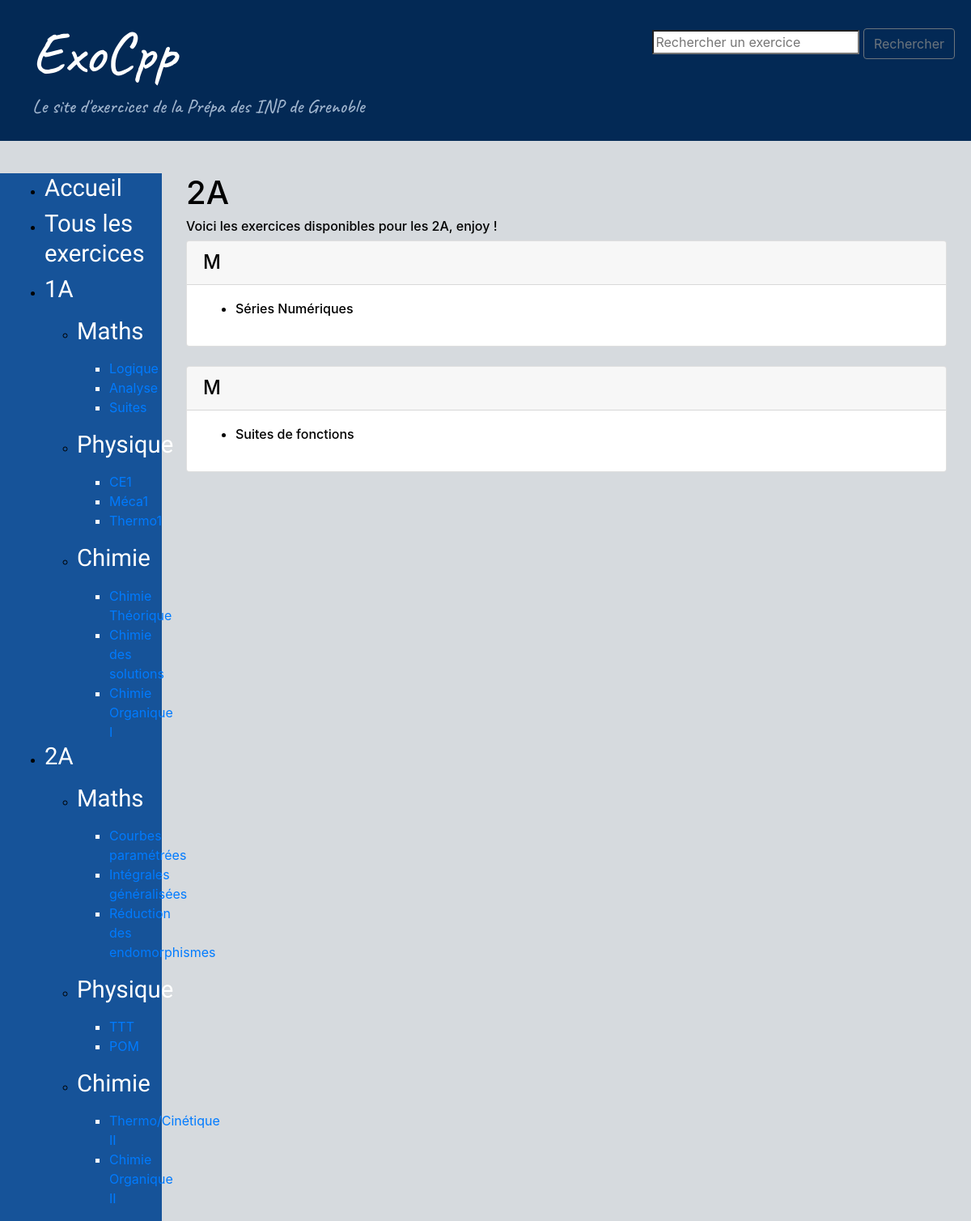
The page /2A on the database as committed earlier.
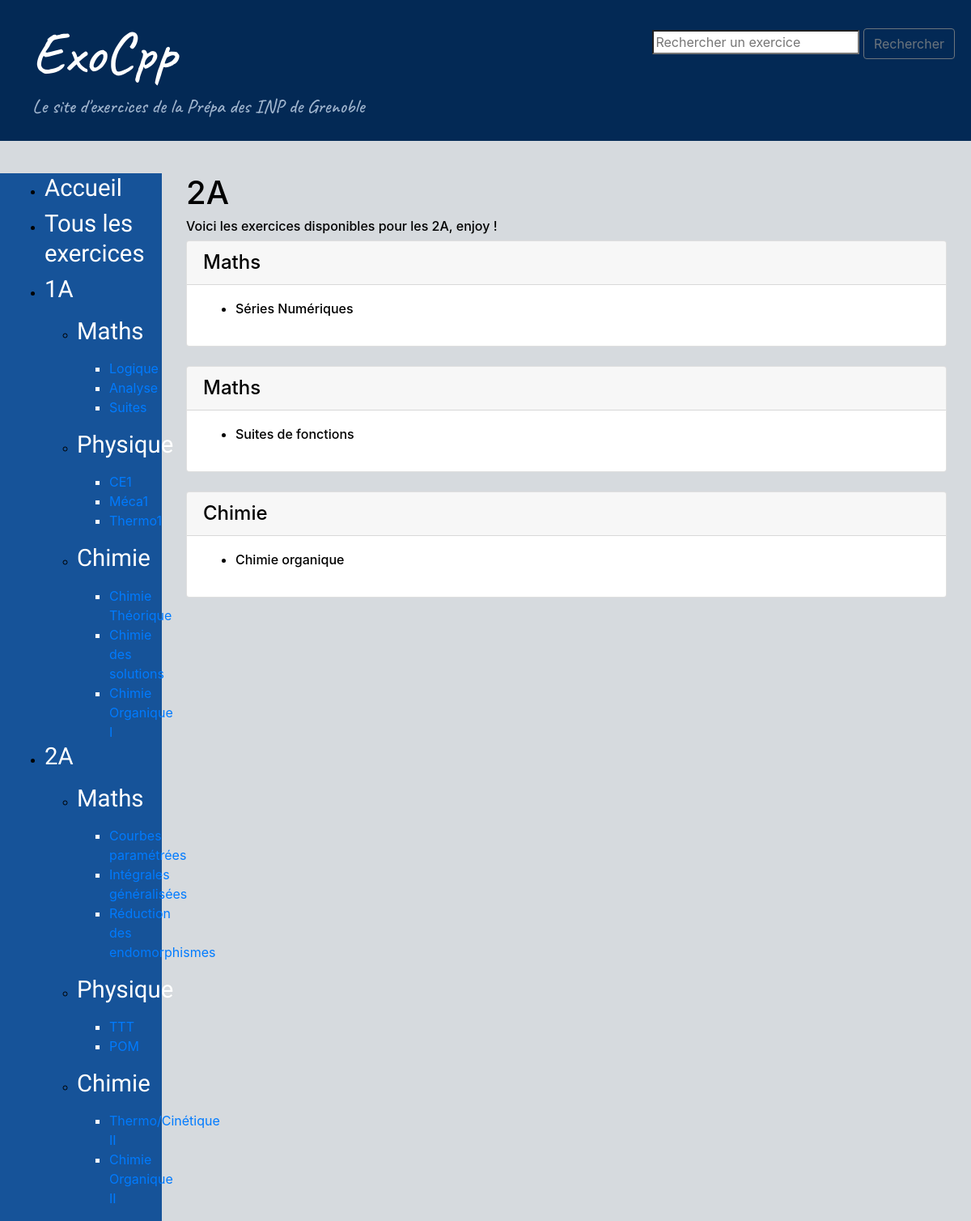
The same page on the database as committed later.
### exo/models.py (models this page shows, shortened)
class Chapitre(models.Model):
    annee = models.CharField(max_length=2, choices = [('1A', 'Première année'),
        ('2A', 'Deuxième année')])
    matiere = models.CharField(max_length=40 , choices = [('Maths', 'Maths'),('Chimie','Chimie'), ('Physique', 'Physique')]
        )
    nom = models.CharField(max_length=200, null=False)

### exo/views.py (the view)
# urls.py: path('2A', views.all_2A, name="2A"),
def all_2A(request):
	deux_list = Chapitre.objects.filter(annee='2A')
	mat_list = Chapitre.objects.filter(matiere__contains='')
	return render(request, 'exo/2A.html', {'deux_list' : deux_list})

### exo/templates/exo/2A.html (shortened to what this page needs)
{% extends 'base_generic.html' %}
{% block content %}
	<h1>2A</h1>
  	<h6>Voici les exercices disponibles pour les 2A, enjoy ! {{ mat_list }}</h6>
	{% for chapitre in deux_list %}
  		<div class="card">
		  <h4 class="card-header">
		  {{ chapitre.matiere }}</h4>
		  <div class="card-body">
		    <h6 class="card-title"><ul><li>{{ chapitre.nom }}</li></ul></h6>
		  </div>
		</div><br/>
	{% endfor %}
{% endblock %}

Rows that differ between the two databases and show on the page:
changed Chapitre "Séries Numériques": matiere "M" → "Maths"
changed Chapitre "Suites de fonctions": matiere "M" → "Maths"
added Chapitre: matiere "Chimie", nom "Chimie organique"
